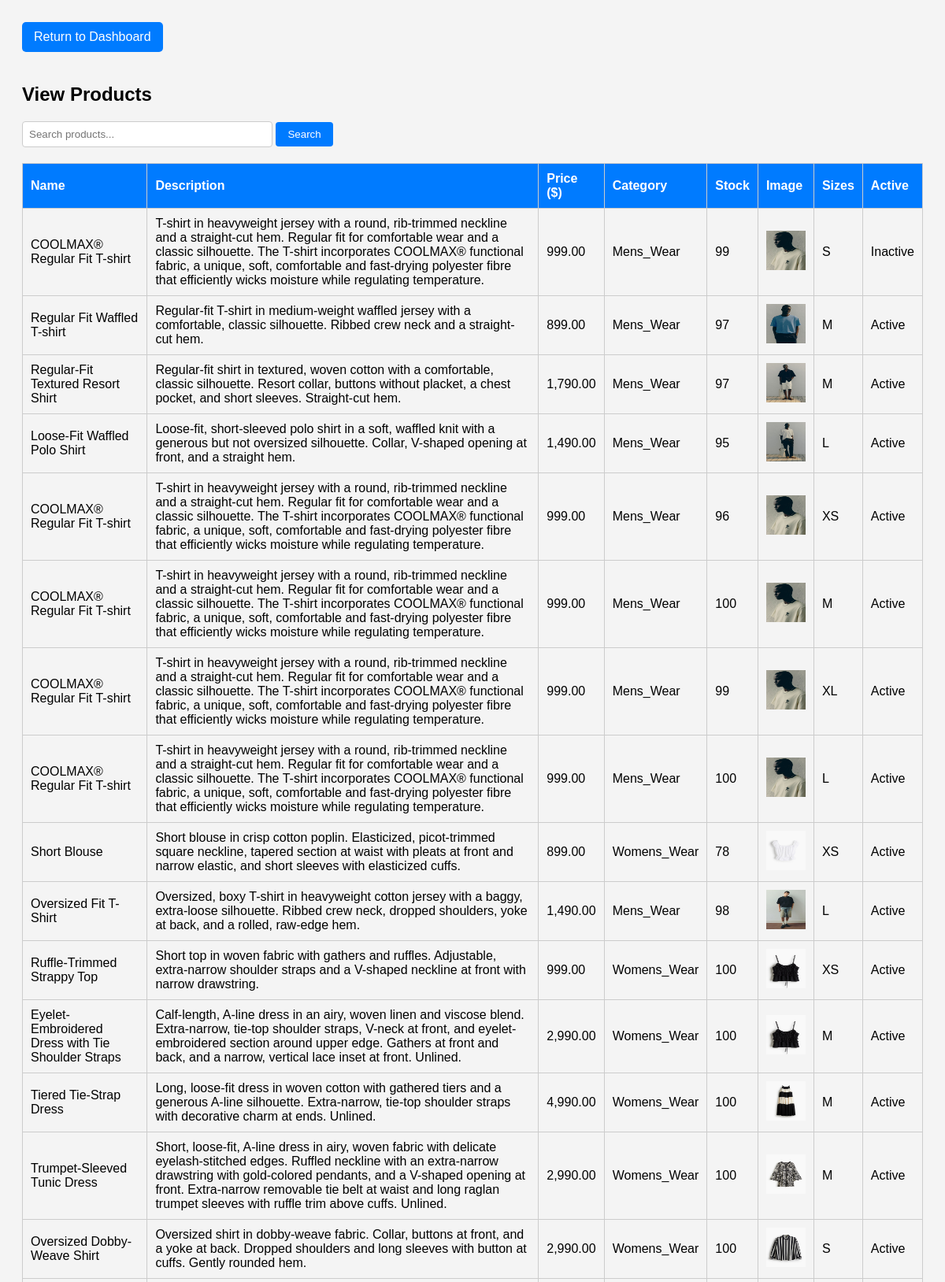
Screenshot of /product_list.php (signed in, upper part) with the database file from the repository.
### tables this page shows
CREATE TABLE `products` (
  `product_id` int(11) NOT NULL,
  `name` varchar(255) NOT NULL,
  `description` text DEFAULT NULL,
  `price` decimal(10,2) NOT NULL,
  `image` varchar(255) DEFAULT NULL,
  `stock` int(11) DEFAULT 0,
  `category` varchar(50) NOT NULL,
  `sizes` varchar(255) NOT NULL,
  `username` varchar(255) NOT NULL,
  `user_id` int(11) NOT NULL,
  `active` tinyint(1) DEFAULT 1
);

### product_list.php (the view, shortened to what this page needs)
<?php
$conn = OpenCon();
$result = $conn->query("SELECT * FROM products");
$products = $result->fetch_all(MYSQLI_ASSOC);
$products = array_filter($products, function($product) {
    $cat = strtolower($product['category']);
    return $cat !== 'sports_wear' && $cat !== 'sportswear' && $cat !== 'sport wear';
});
$products = array_values($products);
$is_edit_mode = isset($_GET['action']) && $_GET['action'] === 'edit';
$search_query = isset($_GET['search']) ? trim($_GET['search']) : '';
?>
<!DOCTYPE html>
<html lang="en">
<head>
    <link rel="stylesheet" href="css/product_list.css">
</head>
<body>
    <a href="admin_dashboard.php" style="text-decoration: none; background-color: #007bff; color: white; padding: 10px 15px; border-radius: 5px; margin-bottom: 20px; display: inline-block;">Return to Dashboard</a>
    <h2><?php echo $is_edit_mode ? 'Edit Products' : 'View Products'; ?></h2>
    <form method="GET" action="product_list.php" style="margin-bottom: 20px;">
        <input type="text" name="search" placeholder="Search products..." value="<?php echo htmlspecialchars($search_query); ?>" style="padding: 8px; width: 300px; border: 1px solid #ccc; border-radius: 4px;">
        <button type="submit" style="padding: 8px 15px; background-color: #007bff; color: white; border: none; border-radius: 4px; cursor: pointer;">Search</button>
    </form>
    <?php if ($is_edit_mode): ?>
        <form method="POST" action="product_list.php?action=delete" id="deleteForm">
            <table>
                <thead>
                    <tr>
                        <th><input type="checkbox" id="selectAll" onclick="toggleSelectAll(this)"></th>
                        <th>Name</th>
                        <th>Description</th>
                        <th>Price ($)</th>
                        <th>Category</th>
                        <th>Stock</th>
                        <th>Image</th>
                        <th>Sizes</th>
                        <th>Active</th>
                        <th>Actions</th>
                    </tr>
                </thead>
                <tbody>
                    <?php if (empty($products)): ?>
                        <tr>
                            <td colspan="10">No products available.</td>
                        </tr>
                    <?php else: ?>
                        <?php foreach ($products as $product): ?>
                            <tr>
                                <td><input type="checkbox" name="delete_product_ids[]" value="<?php echo htmlspecialchars($product['product_id']); ?>"></td>
                                <td><?php echo htmlspecialchars($product['name']); ?></td>
                                <td><?php echo htmlspecialchars($product['description']); ?></td>
                                <td><?php echo number_format($product['price'], 2); ?></td>
                                <td><?php echo htmlspecialchars($product['category']); ?></td>
                                <td><?php echo intval($product['stock']); ?></td>
                                <td>
                                    <?php if (!empty($product['image'])): ?>
                                        <img src="<?php echo htmlspecialchars($product['image']); ?>" alt="Product Image" style="width: 50px; height: 50px;">
                                    <?php else: ?>
                                        No Image
                                    <?php endif; ?>
                                </td>
                                <td><?php echo htmlspecialchars($product['sizes']); ?></td>
                                <td><?php echo ($product['active'] == 1) ? 'Active' : 'Inactive'; ?></td>
                                <td>
                                    <button type="button"
                                        onclick="openEditModal(
                                            '<?php echo htmlspecialchars($product['product_id']); ?>',
                                            '<?php echo htmlspecialchars(addslashes($product['name'])); ?>',
                                            '<?php echo htmlspecialchars(addslashes($product['description'])); ?>',
                                            '<?php echo htmlspecialchars($product['price']); ?>',
                                            '<?php echo htmlspecialchars(addslashes($product['category'])); ?>',
                                            '<?php echo htmlspecialchars($product['stock']); ?>',
                                            '<?php echo htmlspecialchars($product['sizes']); ?>',
                                            '<?php echo htmlspecialchars($product['active']); ?>'
                                        )"
                                        style="background:#007bff;color:white;padding:5px 10px;border:none;border-radius:4px;">Edit</button>
                                    <a href="delete_product.php?product_id=<?php echo htmlspecialchars($product['product_id']); ?>"
                                       style="text-decoration: none; background-color: #dc3545; color: white; padding: 5px 10px; border-radius: 4px; margin-left: 5px;"
                                       onclick="return confirm('Are you sure you want to delete this product?');">Delete</a>
                                    <button type="button" onclick="showAddSizeForm('<?php echo htmlspecialchars($product['product_id']); ?>')" style="margin-left:5px;background:#28a745;color:white;padding:5px 10px;border:none;border-radius:4px;">Add Size</button>
                                    <form action="product_list.php?action=add_size" method="POST" style="display:none;margin-top:5px;" class="add-size-form" id="add-size-form-<?php echo htmlspecialchars($product['product_id']); ?>">
                                        <input type="hidden" name="base_product_id" value="<?php echo htmlspecialchars($product['product_id']); ?>">
                                        <select name="new_size" required>
                                            <option value="">Select Size</option>
                                            <option value="XS">XS</option>
                                            <option value="S">S</option>
                                            <option value="M">M</option>
                                            <option value="L">L</option>
                                            <option value="XL">XL</option>
                                            <option value="XXL">XXL</option>
                                        </select>
                                        <input type="number" name="new_stock" placeholder="Stock" min="1" required style="width:70px;">
                                        <button type="submit" style="background:#28a745;color:white;padding:2px 8px;border:none;border-radius:3px;">Add</button>
                                        <button type="button" onclick="hideAddSizeForm('<?php echo htmlspecialchars($product['product_id']); ?>')" style="background:#ccc;color:black;padding:2px 8px;border:none;border-radius:3px;">Cancel</button>
                                    </form>
                                </td>
                            </tr>
                        <?php endforeach; ?>
                    <?php endif; ?>
                </tbody>
            </table>
            <button type="submit" style="margin-top: 10px; background-color: #dc3545; color: white; padding: 10px 15px; border: none; border-radius: 4px; cursor: pointer;" onclick="return confirm('Are you sure you want to delete the selected products?');">Delete Selected</button>
        </form>
        <div id="editModal" style="display:none;position:fixed;top:0;left:0;width:100vw;height:100vh;background:rgba(0,0,0,0.4);z-index:1000;align-items:center;justify-content:center;">
            <div style="background:#fff;padding:30px 20px;border-radius:8px;max-width:400px;margin:60px auto;position:relative;">
                <form id="editProductForm" action="product_list.php?action=edit" method="POST" enctype="multipart/form-data">
                    <input type="hidden" name="edit_product_id" id="edit_product_id">
                    <div>
                        <label>Name:</label>
                        <input type="text" name="name" id="edit_name" required>
                    </div>
                    <div>
                        <label>Description:</label>
                        <input type="text" name="description" id="edit_description" required>
                    </div>
                    <div>
                        <label>Price:</label>
                        <input type="number" name="price" id="edit_price" step="0.01" required>
                    </div>
                    <div>
                        <label>Category:</label>
                        <input type="text" name="category" id="edit_category" required>
                    </div>
                    <div>
                        <label>Stock:</label>
                        <input type="number" name="stock" id="edit_stock" required>
                    </div>
                    <div>
                        <label>Sizes:</label>
                        <input type="text" name="sizes" id="edit_sizes" required>
                    </div>
                    <div>
                        <label>Active:</label>
                        <select name="active" id="edit_active" required>
                            <option value="1">Active</option>
                            <option value="0">Inactive</option>
                        </select>
                    </div>
                    <div>
                        <label>Image:</label>
                        <input type="file" name="image" accept="image/*">
                    </div>
                    <div style="margin-top:10px;">
                        <button type="submit" style="background:#007bff;color:white;padding:5px 15px;border:none;border-radius:4px;">Save</button>
                        <button type="button" onclick="closeEditModal()" style="background:#ccc;color:black;padding:5px 15px;border:none;border-radius:4px;">Cancel</button>
                    </div>
                </form>
            </div>
        </div>
    <?php else: ?>
        <table>
            <thead>
                <tr>
                    <th>Name</th>
                    <th>Description</th>
                    <th>Price ($)</th>
                    <th>Category</th>
                    <th>Stock</th>
                    <th>Image</th>
                    <th>Sizes</th>
                    <th>Active</th>
                </tr>
            </thead>
            <tbody>
                <?php if (empty($products)): ?>
                    <tr>
                        <td colspan="8">No products available.</td>
                    </tr>
                <?php else: ?>
                    <?php foreach ($products as $product): ?>
                        <tr>
                            <td><?php echo htmlspecialchars($product['name']); ?></td>
                            <td><?php echo htmlspecialchars($product['description']); ?></td>
                            <td><?php echo number_format($product['price'], 2); ?></td>
                            <td><?php echo htmlspecialchars($product['category']); ?></td>
                            <td><?php echo intval($product['stock']); ?></td>
                            <td>
                                <?php if (!empty($product['image'])): ?>
                                    <img src="<?php echo htmlspecialchars($product['image']); ?>" alt="Product Image" style="width: 50px; height: 50px;">
                                <?php else: ?>
                                    No Image
                                <?php endif; ?>
                            </td>
                            <td><?php echo htmlspecialchars($product['sizes']); ?></td>
                            <td><?php echo ($product['active'] == 1) ? 'Active' : 'Inactive'; ?></td>
                        </tr>
                    <?php endforeach; ?>
                <?php endif; ?>
            </tbody>
        </table>
    <?php endif; ?>
</body>
</html>

### css/product_list.css (style rules this page uses)
body { font-family: Arial, sans-serif; padding: 20px; background-color: #f4f4f4; }
table { width: 100%; border-collapse: collapse; margin-top: 20px; }
th, td { padding: 10px; border: 1px solid #ccc; text-align: left; }
th { background-color: #007bff; color: #fff; }

### rows the page displays
products: name "COOLMAX® Regular Fit T-shirt", description "T-shirt in heavyweight jersey with a round, rib-trimmed neckline and a straight-cut hem. Regular fit for comfortable wear and a classic silhouette. The T-shirt incorporates COOLMAX® functional fabric, a unique, soft, comfortable and fast-drying polyester fibre that efficiently wicks moisture while regulating temperature.", price "999.00", category "Mens_Wear", stock "99", image (picture), sizes "S", active "Inactive"
products: name "Regular Fit Waffled T-shirt", description "Regular-fit T-shirt in medium-weight waffled jersey with a comfortable, classic silhouette. Ribbed crew neck and a straight-cut hem.", price "899.00", category "Mens_Wear", stock "97", image (picture), sizes "M", active "Active"
products: name "Regular-Fit Textured Resort Shirt", description "Regular-fit shirt in textured, woven cotton with a comfortable, classic silhouette. Resort collar, buttons without placket, a chest pocket, and short sleeves. Straight-cut hem.", price "1,790.00", category "Mens_Wear", stock "97", image (picture), sizes "M", active "Active"
products: name "Loose-Fit Waffled Polo Shirt", description "Loose-fit, short-sleeved polo shirt in a soft, waffled knit with a generous but not oversized silhouette. Collar, V-shaped opening at front, and a straight hem.", price "1,490.00", category "Mens_Wear", stock "95", image (picture), sizes "L", active "Active"
products: name "COOLMAX® Regular Fit T-shirt", description "T-shirt in heavyweight jersey with a round, rib-trimmed neckline and a straight-cut hem. Regular fit for comfortable wear and a classic silhouette. The T-shirt incorporates COOLMAX® functional fabric, a unique, soft, comfortable and fast-drying polyester fibre that efficiently wicks moisture while regulating temperature.", price "999.00", category "Mens_Wear", stock "96", image (picture), sizes "XS", active "Active"
products: name "COOLMAX® Regular Fit T-shirt", description "T-shirt in heavyweight jersey with a round, rib-trimmed neckline and a straight-cut hem. Regular fit for comfortable wear and a classic silhouette. The T-shirt incorporates COOLMAX® functional fabric, a unique, soft, comfortable and fast-drying polyester fibre that efficiently wicks moisture while regulating temperature.", price "999.00", category "Mens_Wear", stock "100", image (picture), sizes "M", active "Active"
products: name "COOLMAX® Regular Fit T-shirt", description "T-shirt in heavyweight jersey with a round, rib-trimmed neckline and a straight-cut hem. Regular fit for comfortable wear and a classic silhouette. The T-shirt incorporates COOLMAX® functional fabric, a unique, soft, comfortable and fast-drying polyester fibre that efficiently wicks moisture while regulating temperature.", price "999.00", category "Mens_Wear", stock "99", image (picture), sizes "XL", active "Active"
products: name "COOLMAX® Regular Fit T-shirt", description "T-shirt in heavyweight jersey with a round, rib-trimmed neckline and a straight-cut hem. Regular fit for comfortable wear and a classic silhouette. The T-shirt incorporates COOLMAX® functional fabric, a unique, soft, comfortable and fast-drying polyester fibre that efficiently wicks moisture while regulating temperature.", price "999.00", category "Mens_Wear", stock "100", image (picture), sizes "L", active "Active"
products: name "Short Blouse", description "Short blouse in crisp cotton poplin. Elasticized, picot-trimmed square neckline, tapered section at waist with pleats at front and narrow elastic, and short sleeves with elasticized cuffs.", price "899.00", category "Womens_Wear", stock "78", image (picture), sizes "XS", active "Active"
products: name "Oversized Fit T-Shirt", description "Oversized, boxy T-shirt in heavyweight cotton jersey with a baggy, extra-loose silhouette. Ribbed crew neck, dropped shoulders, yoke at back, and a rolled, raw-edge hem.", price "1,490.00", category "Mens_Wear", stock "98", image (picture), sizes "L", active "Active"
products: name "Ruffle-Trimmed Strappy Top", description "Short top in woven fabric with gathers and ruffles. Adjustable, extra-narrow shoulder straps and a V-shaped neckline at front with narrow drawstring.", price "999.00", category "Womens_Wear", stock "100", image (picture), sizes "XS", active "Active"
products: name "Eyelet-Embroidered Dress with Tie Shoulder Straps", description "Calf-length, A-line dress in an airy, woven linen and viscose blend. Extra-narrow, tie-top shoulder straps, V-neck at front, and eyelet-embroidered section around upper edge. Gathers at front and back, and a narrow, vertical lace inset at front. Unlined.", price "2,990.00", category "Womens_Wear", stock "100", image (picture), sizes "M", active "Active"
products: name "Tiered Tie-Strap Dress", description "Long, loose-fit dress in woven cotton with gathered tiers and a generous A-line silhouette. Extra-narrow, tie-top shoulder straps with decorative charm at ends. Unlined.", price "4,990.00", category "Womens_Wear", stock "100", image (picture), sizes "M", active "Active"
products: name "Trumpet-Sleeved Tunic Dress", description "Short, loose-fit, A-line dress in airy, woven fabric with delicate eyelash-stitched edges. Ruffled neckline with an extra-narrow drawstring with gold-colored pendants, and a V-shaped opening at front. Extra-narrow removable tie belt at waist and long raglan trumpet sleeves with ruffle trim above cuffs. Unlined.", price "2,990.00", category "Womens_Wear", stock "100", image (picture), sizes "M", active "Active"
products: name "Oversized Dobby-Weave Shirt", description "Oversized shirt in dobby-weave fabric. Collar, buttons at front, and a yoke at back. Dropped shoulders and long sleeves with button at cuffs. Gently rounded hem.", price "2,990.00", category "Womens_Wear", stock "100", image (picture), sizes "S", active "Active"
